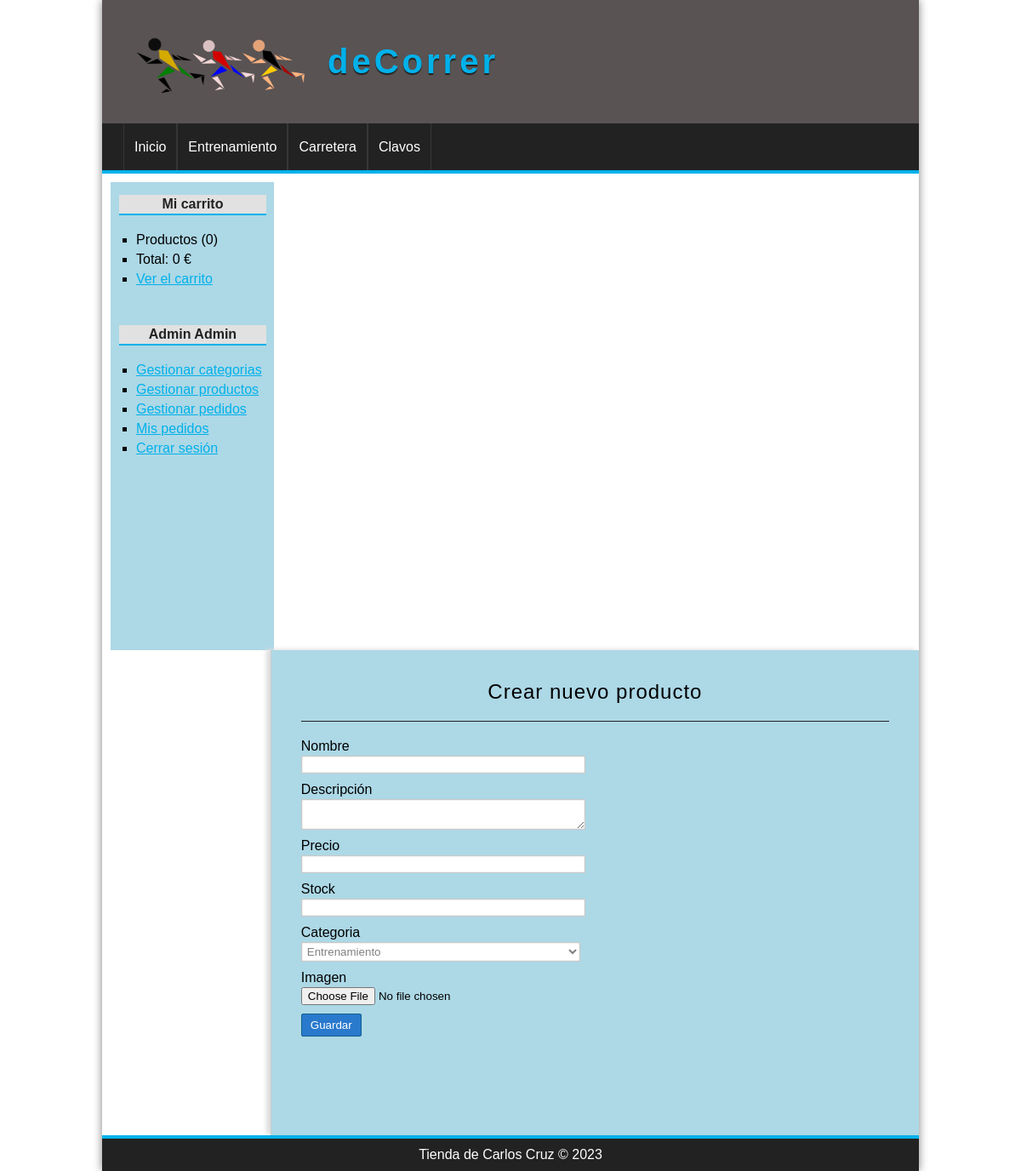
Page /producto/crear (signed in) on the committed database.
### tables this page shows
CREATE TABLE categorias(
id              int(255) auto_increment not null,
nombre          varchar(100) not null,
CONSTRAINT pk_categorias PRIMARY KEY(id) 
);

### config/db.php (called while the page is built)
<?php
class Database{
	public static function connect(){
		$db = new mysqli('localhost', 'root', '', 'deCorrer');
		$db->query("SET NAMES 'utf8'");
		return $db;
	}
}

### helpers/utils.php (called while the page is built, shortened)
<?php
class Utils{
	public static function showCategorias(){
		require_once 'models/categoria.php';
		$categoria = new Categoria();
		$categorias = $categoria->getAll();
		return $categorias;
	}
}

### models/categoria.php (called while the page is built, shortened)
<?php
class Categoria{
	private $db;
	public function __construct() {
		$this->db = Database::connect();
	}
	public function getAll(){
		$categorias = $this->db->query("SELECT * FROM categorias ORDER BY id DESC;");
		return $categorias;
	}
}

### controllers/productoController.php (called while the page is built, shortened)
<?php
class productoController{
	public function crear(){
		require_once 'views/producto/crear.php';
	}
}

### views/producto/crear.php (the view, shortened to what this page needs)
<?php if(isset($edit) && isset($pro) && is_object($pro)): ?>
	<h1>Editar producto <?=$pro->nombre?></h1>
	<?php $url_action = base_url."producto/save&id=".$pro->id; ?>
<?php else: ?>
	<h1>Crear nuevo producto</h1>
	<?php $url_action = base_url."producto/save"; ?>
<?php endif; ?>
<div class="form_container">
	<form action="<?=$url_action?>" method="POST" enctype="multipart/form-data">
		<label for="nombre">Nombre</label>
		<input type="text" name="nombre" value="<?=isset($pro) && is_object($pro) ? $pro->nombre : ''; ?>"/>
		<label for="descripcion">Descripción</label>
		<textarea name="descripcion"><?=isset($pro) && is_object($pro) ? $pro->descripcion : ''; ?></textarea>
		<label for="precio">Precio</label>
		<input type="text" name="precio" value="<?=isset($pro) && is_object($pro) ? $pro->precio : ''; ?>"/>
		<label for="stock">Stock</label>
		<input type="number" name="stock" value="<?=isset($pro) && is_object($pro) ? $pro->stock : ''; ?>"/>
		<label for="categoria">Categoria</label>
		<?php $categorias = Utils::showCategorias(); ?>
		<select name="categoria">
			<?php while ($cat = $categorias->fetch_object()): ?>
				<option value="<?= $cat->id ?>" <?=isset($pro) && is_object($pro) && $cat->id == $pro->categoria_id ? 'selected' : ''; ?>>
					<?= $cat->nombre ?>
				</option>
			<?php endwhile; ?>
		</select>
		<label for="imagen">Imagen</label>
		<input type="file" name="imagen" />
		<input type="submit" value="Guardar" />
	</form>
</div>

### views/layout/header.php (shortened to what this page needs)
<!DOCTYPE HTML>
<html lang="es">
	<head>
		<link rel="stylesheet" href="<?=base_url?>assets/css/styles.css" />
	</head>
	<body>
		<div id="container">
			<header id="header">
				<div id="logo">
					<img src="<?=base_url?>assets/img/logo.png" alt="Tienda Logo" />
					<a href="<?=base_url?>">
						deCorrer
					</a>
				</div>
			</header>
			<?php $categorias = Utils::showCategorias(); ?>
			<nav id="menu">
				<ul>
					<li>
						<a href="<?=base_url?>">Inicio</a>
					</li>
					<?php while($cat = $categorias->fetch_object()): ?>
						<li>
							<a href="<?=base_url?>categoria/ver&id=<?=$cat->id?>"><?=$cat->nombre?></a>
						</li>
					<?php endwhile; ?>
				</ul>
			</nav>
			<div id="content">

### assets/css/styles.css (style rules this page uses)
* { padding: 0px; margin: 0px; font-family: sans-serif, Helvetica, Arial; }
body { background: url(../img/pista.jpeg); background-size: cover; }
a { color: #01B1EA; }
#container { width: 80%; margin: 0px auto; box-shadow: 0px 0px 10px gray; background: white; }
#header { height: 145px; background: #595353; }
#logo { padding: 20px; margin-left: 20px; float:left; }
#logo img { float:left; height: 200px; margin-top:-50px; margin-bottom:-50px }
#logo a { float:left; font-size: 40px; letter-spacing: 4px; font-family: Helvetica, Arial; color: #01B1EA; font-weight: bold; text-decoration: none; margin-top: 30px; margin-left: 25px; text-shadow: 0px 2px 1px #222222; transition: all 300ms; }
#menu { clear:both; background: #222; color: white; height: 55px; border-bottom: 4px solid #01B1EA; }
#menu ul { list-style: none; text-decoration: none; margin: 0px auto; margin-left: 25px; }
#menu ul li { line-height: 55px; float:left; border-right: 1px solid #363636; }
#menu a { display: block; color: white; text-decoration: none; padding-left: 12px; padding-right: 12px; transition: all 300ms; }
#menu a:first-child { border-left: 1px solid #363636; }
#content { margin: 0px auto; overflow: hidden; background: white; }
.form_container { width: 50%; }
label, input[type="text"], input[type="password"], input[type="email"], input[type="number"], select, textarea { display:block; width: 95%; margin-top: 2px; margin-bottom: 2px; }
input[type="text"], input[type="password"], input[type="email"], input[type="number"], select, textarea { border: 1px solid #C9C9C9; box-shadow: 0px 0px 2px #ccc inset; background: white; padding: 2px; color: gray; transition: all 300ms; }
input[type="button"], input[type="submit"], button, .button { display: block; border-radius: 2px; width: auto; padding: 5px; padding-left: 10px; padding-right: 10px; color: white; background: #2979CD; border: 1px solid #11608E; cursor:pointer; }
label, input[type="button"], input[type="submit"], button { display:block; margin-top: 10px; }
#central h1 { font-size: 24px; font-weight: normal; letter-spacing: 1px; text-align: center; border-bottom: 1px solid #222; margin-bottom: 20px; padding: 20px; padding-top: 0px; }

### rows in the picture
categorias: nombre "Entrenamiento"
categorias: nombre "Carretera"
categorias: nombre "Clavos"

### other values in the picture
$stats['count'] "0"
$stats['total'] "0"
$_SESSION['identity']->nombre "Admin"
$_SESSION['identity']->apellidos "Admin"
form field categoria "Entrenamiento"
